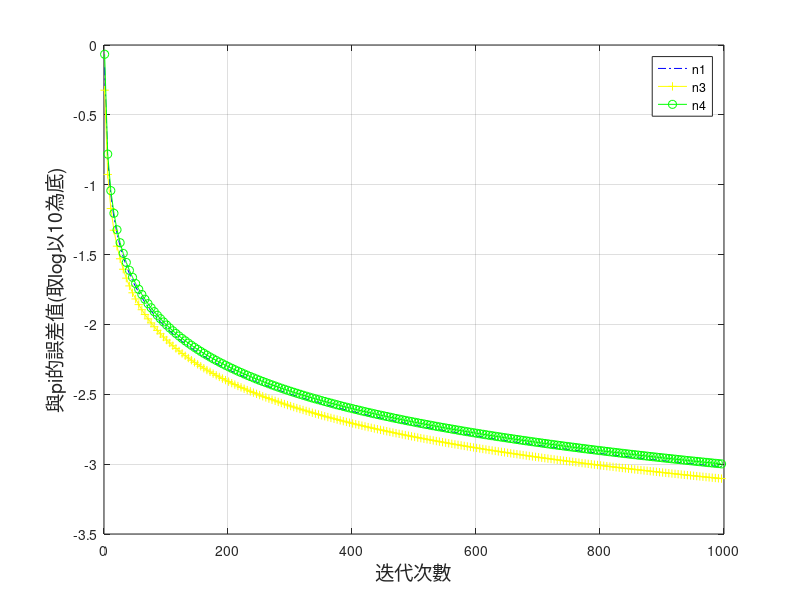
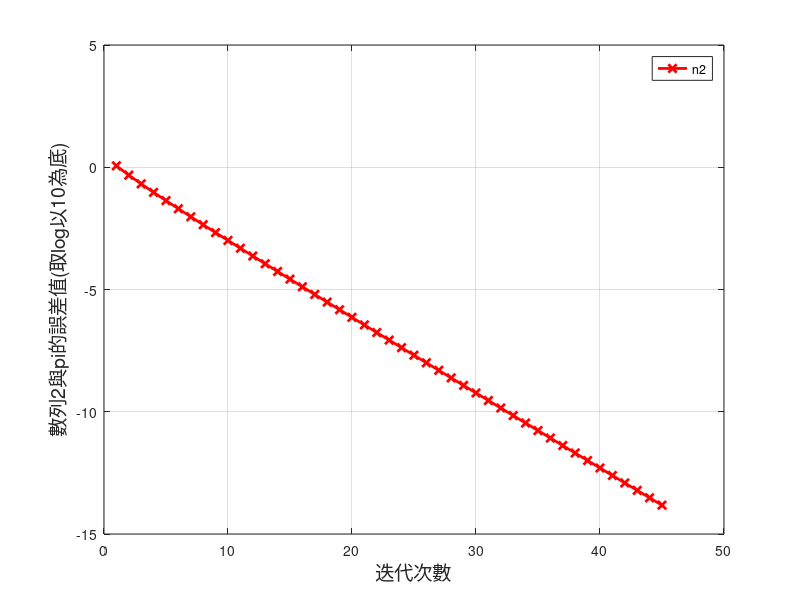
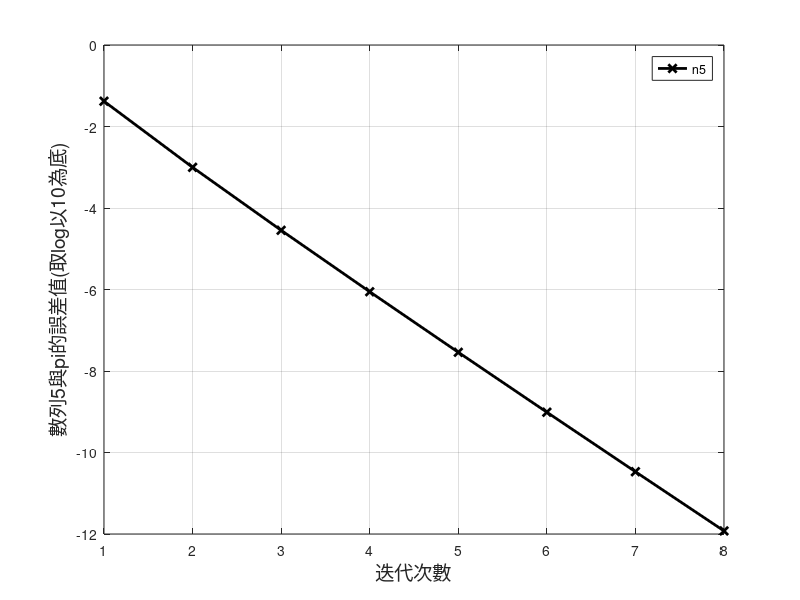
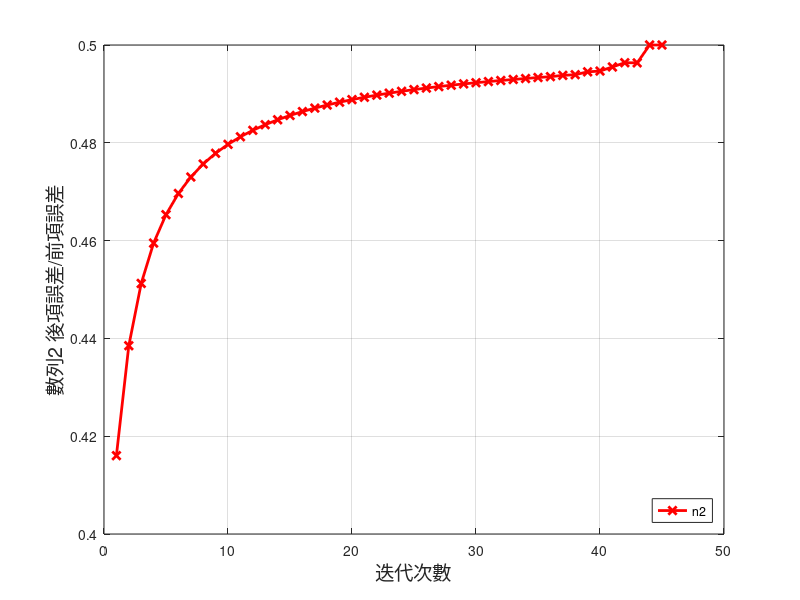

Source code (MATLAB) for these figures, in order:
clear;
n=1000;%指定迭代次數
start=1;%畫圖時開始的次數
dn=floor(n/200);%密度

n1=zeros(n,1);
n2=zeros(n,1);
n2_1=zeros(n,1);
n3=zeros(n,1);
n4=zeros(n,1);
n5=zeros(n,1);
err1=zeros(n-1,1);
err2=zeros(n-1,1);
err3=zeros(n-1,1);
err4=zeros(n-1,1);
err5=zeros(n-1,1);

n1(1)=6;
n2(1)=2;
n2_1(1)=1;
n3(1)=8/3;
n4(1)=4;
n5(1)=4*(4*(1/5)-1/239);

i=2;

while i<=n
    n1(i)=n1(i-1)+6/i^2;
    n2_1(i)=n2_1(i-1)*(i-1)/(2*i-1);
    n2(i)=n2(i-1)+2*n2_1(i);
    n3(i)=n3(i-1)*2*i*2*i/(2*i-1)/(2*i+1);
    n4(i)=n4(i-1)+4*(-1)^(i-1)/(2*i-1);
    n5(i)=n5(i-1)+4*(4*(-1)^(i-1)*(1/5)^(2*i-1)/(2*i-1)-(-1)^(i-1)*(1/239)^(2*i-1)/(2*i-1));
    i=i+1;
end

n1=sqrt(n1);

fprintf("%f\n",n1(n));
fprintf("%f\n",n2(n));
fprintf("%f\n",n3(n));
fprintf("%f\n",n4(n));
fprintf("%f\n",n5(n));

pis=zeros(n,1);
for i=1:n
    pis(i)=pi;
end
%這些是誤差
n1=abs(n1-pis);
n2=abs(n2-pis);
n3=abs(n3-pis);
n4=abs(n4-pis);
n5=abs(n5-pis);

for i=1:n-1
    err1(i)=n1(i+1)/n1(i)^1;
    err2(i)=n2(i+1)/n2(i);
    err3(i)=n3(i+1)/n3(i);
    err4(i)=abs(n4(i+1)/n4(i));
    err5(i)=n5(i+1)/n5(i);
end

figure(1)

%h1=plot((start:dn:n),n1(start:dn:n),'b-.o','LineWidth',2);
%hold on
%h2=plot((start:dn:n),n2(start:dn:n),'r-x','LineWidth',2);
%h3=plot((start:dn:n),n3(start:dn:n),'y-+','LineWidth',2);
%h4=plot((start:dn:n),n4(start:dn:n),'g-o','LineWidth',2);
%h5=plot((start:dn:n),n5(start:dn:n),'black-x','LineWidth',2);
%legend([h1(1) h2(1) h3(1) h4(1) h5(1)],{"n1","n2","n3","n4","n5"})
plot((start:dn:n),log(n1(start:dn:n))/log(10),'b-.');
hold on
plot((start:dn:n),log(n3(start:dn:n))/log(10),'y-+');
plot((start:dn:n),log(n4(start:dn:n))/log(10),'g-o');
legend({"n1","n3","n4"})
xlabel('迭代次數','FontSize',14)
ylabel('與pi的誤差值(取log以10為底)','FontSize',14)
grid on
hold off
endn2=45;%最後一項
endn5=8;

figure(2)
plot((1:endn2),log(n2(1:endn2))/log(10),'r-x','LineWidth',2);
legend({"n2"})
xlabel('迭代次數','FontSize',14)
ylabel('數列2與pi的誤差值(取log以10為底)','FontSize',14)
grid on
hold off

figure(3)
plot((1:endn5),log(n5(1:endn5))/log(10),'black-x','LineWidth',2);
legend({"n5"})
xlabel('迭代次數','FontSize',14)
ylabel('數列5與pi的誤差值(取log以10為底)','FontSize',14)
grid on
hold off

figure(4)
plot((1:endn2),(err2(1:endn2)),'r-x','LineWidth',2);
legend({"n2"},'Location','southeast')
xlabel('迭代次數','FontSize',14)
ylabel('數列2 後項誤差/前項誤差','FontSize',14)
grid on
hold off

figure(5)
plot((1:endn5),(err5(1:endn5)),'black-x','LineWidth',2);
legend({"n5"},'Location','southeast')
xlabel('迭代次數','FontSize',14)
ylabel('數列5 後項誤差/前項誤差','FontSize',14)
grid on
hold off